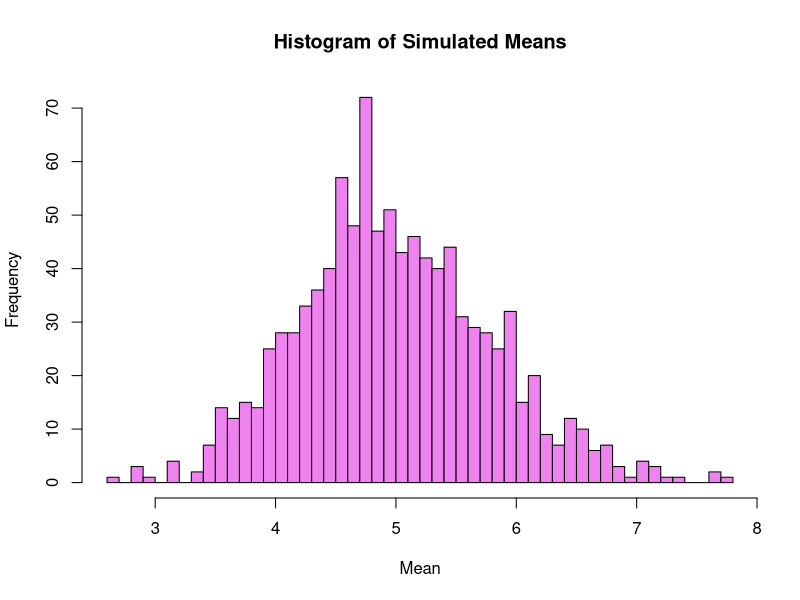
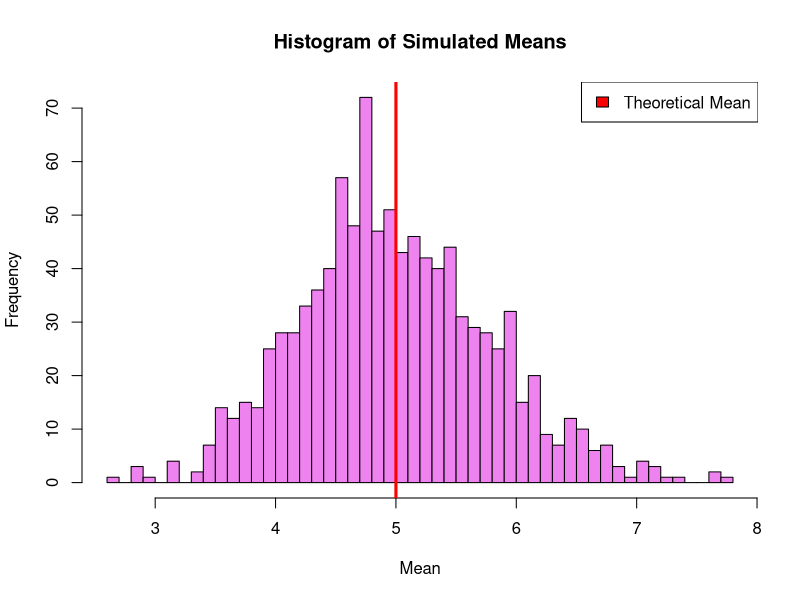
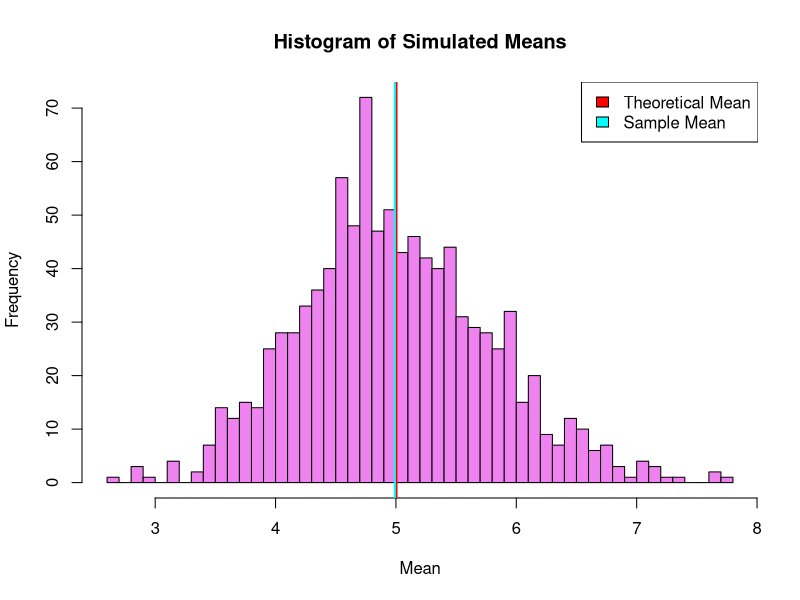
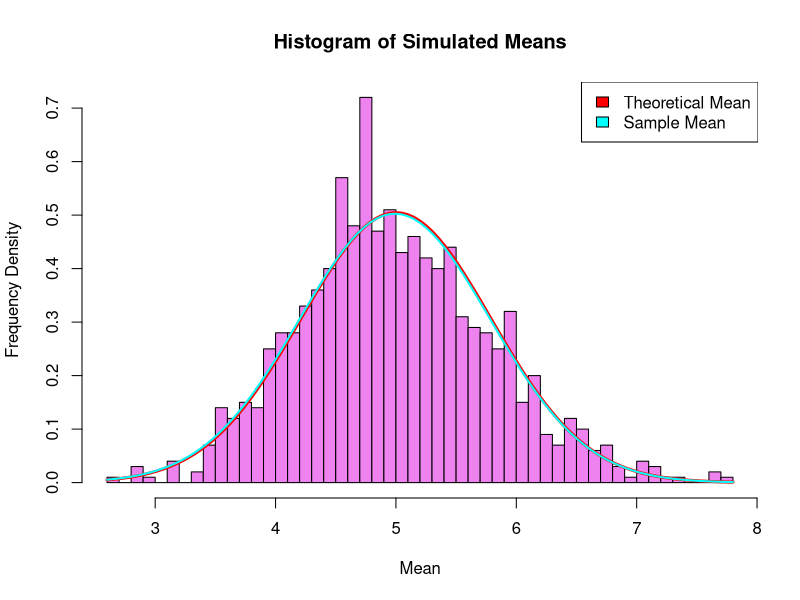

R code for these plots, in order:
## ---- chunk 1
  set.seed(19930508)
## ---- chunk 2
  l = 0.2
  n_exp = 40
  n_sim = 10^3
## ---- chunk 3
  sim <- replicate(n_sim, rexp(n_exp,l))
  dim(sim)
## ---- chunk 4
  sim_mean <- apply(sim, 2, mean)
  head(sim_mean)
## ---- chunk 5
  hist(
    sim_mean,
    breaks = 50,
    col = c("violet"),
    xlab = "Mean",
    ylab = "Frequency",
    main = "Histogram of Simulated Means"
  )
## ---- chunk 6
  theor_mean <- 1/l
  theor_mean
## ---- chunk 7
  hist(
    sim_mean,
    breaks = 50,
    col = c("violet"),
    xlab = "Mean",
    ylab = "Frequency",
    main = "Histogram of Simulated Means"
  )
  abline(v = theor_mean, col = "red", lwd = 3)
    legend(
    "topright",
    c("Theoretical Mean"),
    fill = c("red")
  )
## ---- chunk 8
  samp_mean <- mean(sim_mean)
  samp_mean
## ---- chunk 9
  hist(
    sim_mean,
    breaks = 50,
    col = c("violet"),
    xlab = "Mean",
    ylab = "Frequency",
    main = "Histogram of Simulated Means"
  )
  abline(v = theor_mean, col = "red", lwd = 3)
  abline(v = samp_mean, col = "cyan", lwd = 2)
  legend(
    "topright",
    c("Theoretical Mean", "Sample Mean"),
    fill = c("red","cyan")
  )
## ---- chunk 10
  theor_sd = (1/l)/sqrt(n_exp)
  theor_var = theor_sd^2
  theor_var
## ---- chunk 11
  samp_sd = sd(sim_mean)
  samp_var = samp_sd^2
  samp_var
## ---- chunk 12
  hist(
    sim_mean,
    probability = TRUE,
    breaks = 50,
    col = c("violet"),
    xlab = "Mean",
    ylab = "Frequency Density",
    main = "Histogram of Simulated Means"
  )
  curve(
    dnorm(x, mean = theor_mean, sd = theor_sd),
    col = "red",
    lwd = 3,
    add = TRUE
  )
  curve(
    dnorm(x, mean = samp_mean, sd = samp_sd),
    col = "cyan",
    lwd = 2,
    add = TRUE
  )
  legend(
    "topright",
    c("Theoretical Mean", "Sample Mean"),
    fill = c("red","cyan")
  )
